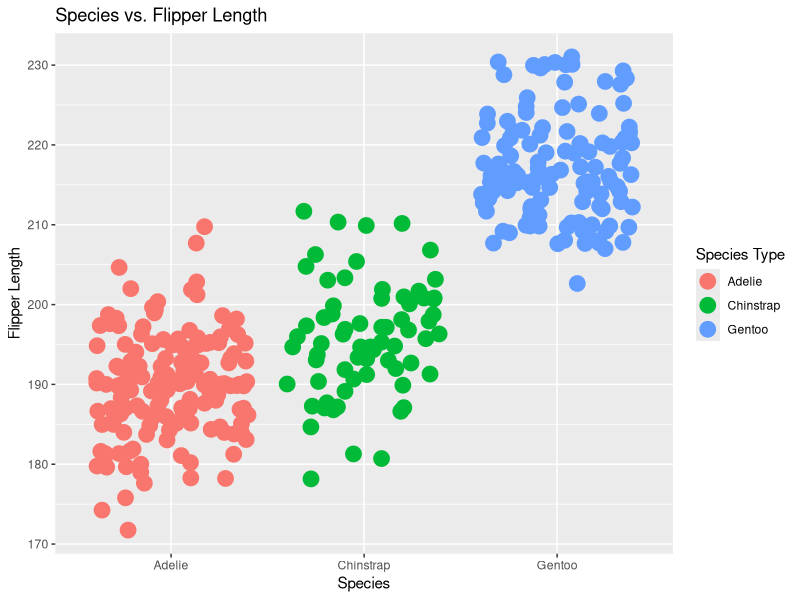

R code for this plot:
## ---- chunk 1
knitr::opts_chunk$set(echo = TRUE)
library(tidyverse)
library(palmerpenguins)
## ---- chunk 2
f_x <- expression(x ^ 2)

my_derivative <- deriv(f_x,"x")

x <- 3

eval(my_derivative)
## ---- chunk 3
p_a <- expression(2*((3 * a + 2) ^2) -5)

my_deriv2 <- deriv(p_a, "a")

a <- 1.2

eval(my_deriv2)

## ---- chunk 4
g_a <- expression((-4*t)/(t ^2 + 1)^3)

my_deriv3 <- deriv(g_a, "t")

t <- 0

eval(my_deriv3)
## ---- chunk 5
ggplot(data = penguins, aes(x = species, y = flipper_length_mm)) +
  geom_jitter(aes(color = species), size = 5) +
  labs(x = "Species", 
       y = "Flipper Length") +
  ggtitle("Species vs. Flipper Length") + guides(color = guide_legend(title = "Species Type"))
